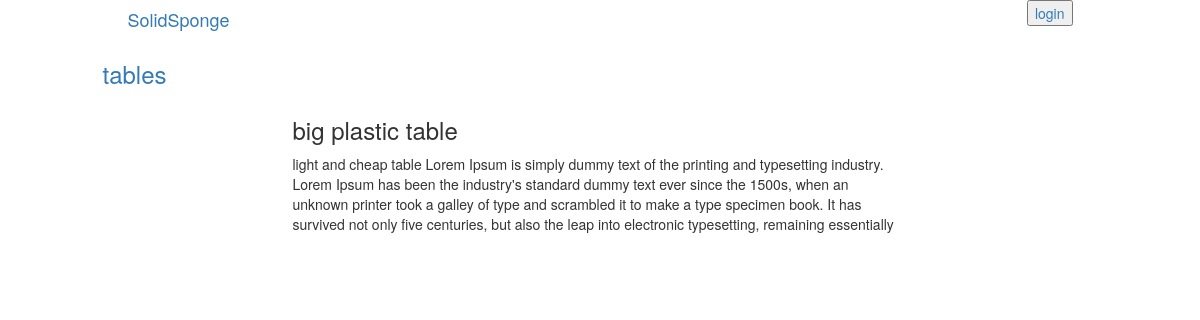
The app's page /catalog/2/7 with its own data.
### database_setup.py (models this page shows, shortened)
class Category(Base):
    __tablename__ = 'category'
    id = Column(Integer, primary_key=True)
    name = Column(String, index=True)
    user_id = Column(Integer, ForeignKey('user.id'))
    user = relationship(User)

class Item(Base):
    __tablename__ = 'item'
    id = Column(Integer, primary_key=True)
    name = Column(String, index=True)
    description = Column(String)
    category_id = Column(Integer, ForeignKey('category.id'))
    category = relationship(Category)
    user_id = Column(Integer, ForeignKey('user.id'))
    user = relationship(User)

### application.py (the view)
@app.route('/catalog/<int:category_id>/<int:item_id>')
def itemDetails(category_id, item_id):
    category = session.query(Category).filter_by(id=category_id).first()
    item = session.query(Item).filter_by(id=item_id).first()
    if 'username' not in login_session:
        return render_template(
            'item_details_r.html',
            client_id=CLIENT_ID,
            category=category,
            item=item)
    return render_template(
        'item_details.html',
        client_id=CLIENT_ID,
        category=category,
        item=item)

### templates/item_details_r.html
{% extends "base.html" %}
{% block content %}
{% include "header_r.html" %}
	<div class="row">
		<div class="col-lg-1"></div>
		<div class="col-lg-4">
			<a href="{{url_for('categoryDetails', category_id=category.id)}}"><h3>{{category.name}}</h3></a>
		</div>
		<div class="col-lg-7"></div>
	</div>
	<div class="row">
		<div class="col-lg-3"></div>
		<div class="col-lg-6">
			<div class="row">
				<h3>{{item.name}}</h3>
			</div>
			<div class="row">
				<p>
					{{item.description}}
				</p>
			</div>
		</div>
		<div class="col-lg-3"></div>
	</div>
{% endblock %}

### records on screen
Category: name "tables"
Item: name "big plastic table", description "light and cheap table Lorem Ipsum is simply dummy text of the printing and typesetting industry. Lorem Ipsum has been the industry's standard dummy text ever since the 1500s, when an unknown printer took a galley of type and scrambled it to make a type specimen book. It has survived not only five centuries, but also the leap into electronic typesetting, remaining essentially"
